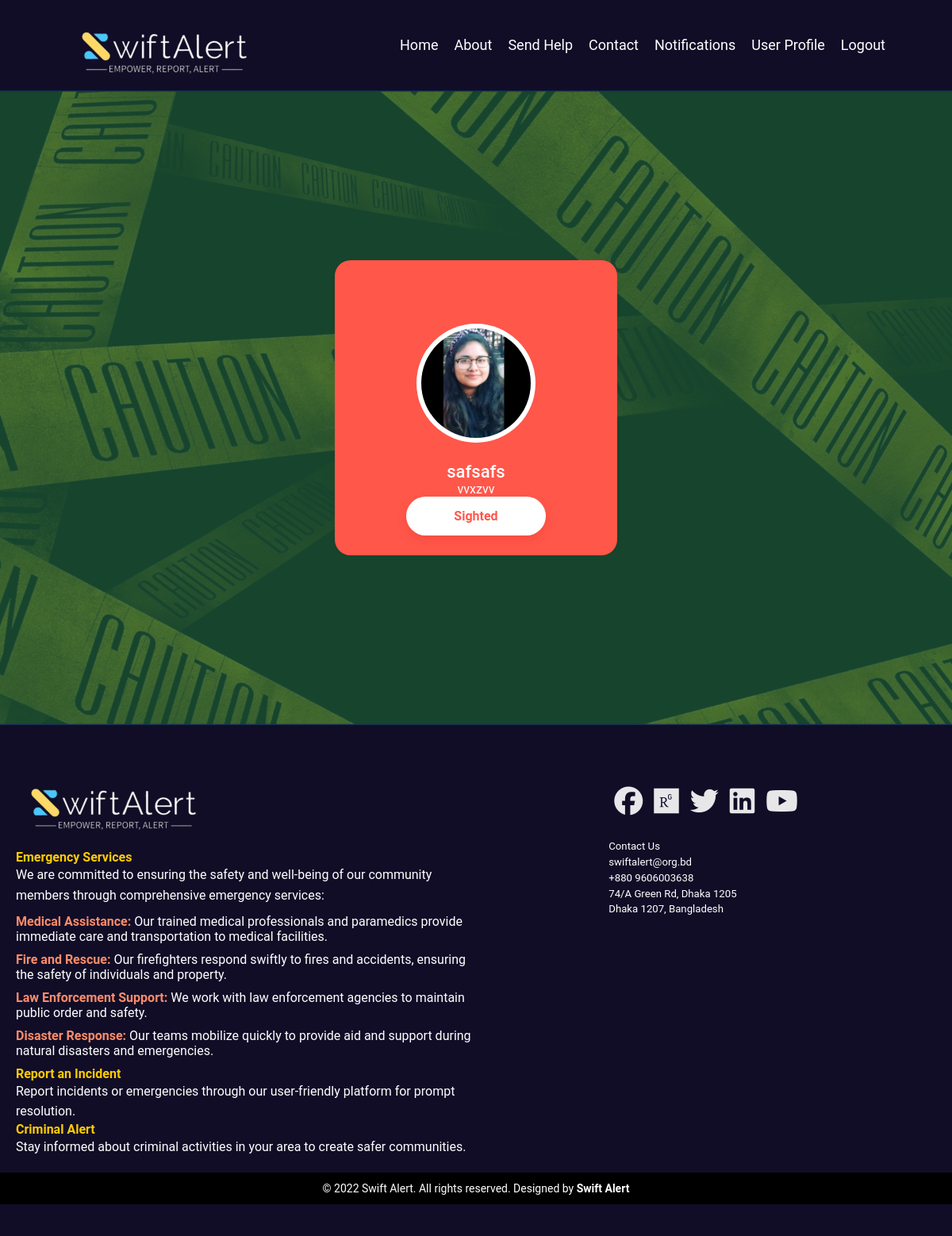
/criminal/2/ (signed in), run on the app's committed database.
### myApp/models.py (models this page shows)
class Criminal(models.Model):
    name = models.CharField(max_length=100)
    status = models.CharField(max_length=50)
    criminal_history = models.TextField()
    image = models.ImageField(upload_to='img/%y', default="No Picture")

### myApp/views.py (the view)
# urls.py: path("criminal/<int:criminal_id>/", views.criminalprofile, name="criminalprofile"),
@login_required
def criminalprofile(request, criminal_id):
    criminal = get_object_or_404(Criminal, pk=criminal_id)
    context = {'criminal': criminal}
    return render(request, "myApp/criminalprofile.html", context)

### myApp/templates/myApp/criminalprofile.html
{% extends 'navigation_bar.html' %}
{% load static %}
{% block style %}
<link rel="stylesheet" href="{% static 'crproStyle.css' %}">
{% endblock %}
{% block content %}
<div class="container Criminal_container">
    <div class="profile-box">
        <img src="{{ criminal.image.url }}" class="profile-pic">
        <h3>{{ criminal.name}}</h3>
        <p>{{ criminal.criminal_history}}</p>
        <a href="mailto:oic_opscr@police.gov.bd"><button type="button">Sighted</button></a>
    </div>
</div>
{% endblock %}

### myApp/static/navStyle.css (style rules this page uses)
* { margin: 0px; padding: 0px; box-sizing: border-box; }

### myApp/static/crproStyle.css (style rules this page uses)
* { margin: 0px; padding: 0px; box-sizing: border-box; font-family: 'Roboto', sans-serif; }
.Criminal_container { width: 100%; height: 100vh; background-image: url(hbg.png); background-size: cover; background-position: center; display: flex; align-items: center; justify-content: center; }
.profile-box { background: #ff574a; text-align: center; padding: 40px 90px; color: #fff; position: relative; border-radius: 20px; }
.profile-pic { width: 150px; border-radius: 50%; background: #fff; padding: 6px; margin-top: 40px; }
.profile-box button { background: #fff; color: #ff574b; border: none; outline: none; box-shadow: 0 5px 10px rgba(244, 67, 54, 0.5); padding: 15px 60px; cursor: pointer; border-radius: 30px; margin-bottom: -50px; font-weight: 600; font-size: 16px; }
.profile-box h3 { font-size: 22px; margin-top: 20px; font-weight: 500; }

### data on the page
Criminal: image (picture), name "safsafs", criminal_history "vvxzvv"
